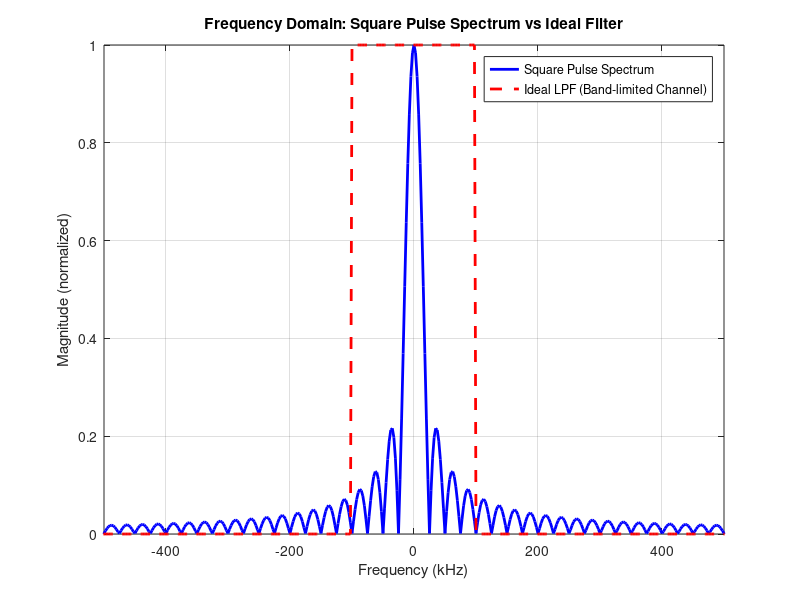

The MATLAB script that drew this image: (Note: this script raises an error after producing the figure.)
%% Parameters
B = 100e3;                    % Channel bandwidth = 100 kHz
T = 2 / B;                    % Pulse duration = 20 us
Fs = 20 * B;                  % Sampling frequency = 2 MHz (oversampling)
dt = 1 / Fs;
t = -10*T:dt:10*T;              % Time vector, wide enough to contain full pulse
N = length(t);

%% message Square Pulse (duration T, centered at t = 0)  
width = 2*T ;
square_pulse = rectpuls(t, width); % from [40us to -40 us] in freq turn to sinc with nulls at 25 , 50 , 100 , .......
%% Frequency vector for plotting
f = linspace(-Fs/2, Fs/2, N);   % Frequency axis centered at 0 Hz

%% FFT of square pulse
X_f = fftshift(fft(square_pulse));         % Centered FFT
X_mag = abs(X_f) / max(abs(X_f));          % Normalize

%% Define Ideal Low-Pass Filter in Frequency Domain
thefilter = rectpuls(f,2*B);           % 1 in [-B, B], 0 elsewhere

%% Plot Both in Frequency Domain
figure;
plot(f/1e3, X_mag, 'b', 'LineWidth', 2); hold on;
plot(f/1e3, thefilter, 'r--', 'LineWidth', 2);
xlabel('Frequency (kHz)');
ylabel('Magnitude (normalized)');
title('Frequency Domain: Square Pulse Spectrum vs Ideal Filter');
legend('Square Pulse Spectrum', 'Ideal LPF (Band-limited Channel)');
xlim([-500 500]);  % Show ±500 kHz around 0
grid on;


Square_pulse_Freq = fftshift(fft(square_pulse));
Filtered_Freq = Square_pulse_Freq .* thefilter;
filtered_time = ifft(ifftshift(Filtered_Freq), 'symmetric');

figure;
plot(t*1e6, square_pulse, 'b', 'LineWidth', 1.5); hold on;
plot(t*1e6, filtered_time, 'r', 'LineWidth', 1.5);
xlabel('Time (\mus)'); ylabel('Amplitude');
legend('Original', 'Filtered');
title('Square Pulse Before and After Band-Limited Channel ');
grid on;


figure;
plot(f/1e3, abs(Square_Freq), 'b'); hold on;
plot(f/1e3, abs(Filtered_Freq), 'r');
xlabel('Frequency (kHz)'); ylabel('|Amplitude|');
legend('Original Spectrum', 'Filtered Spectrum');
title('Frequency Domain Before and After Filtering');
grid on;

pulse1 = rectpuls(abs(t - T) ,T/2);  % First pulse at t = T
pulse2 = rectpuls(abs(t - 3*T) , T/2); % Second pulse at t = 3T


% Frequency-domain filtering
P1_F = fftshift(fft(pulse1));
P1_Filt = P1_F .* thefilter;
pulse1_out = ifft(ifftshift(P1_Filt), 'symmetric');

P2_F = fftshift(fft(pulse2));
P2_Filt = P2_F .* thefilter;
pulse2_out = ifft(ifftshift(P2_Filt), 'symmetric');

figure;
plot(t*1e6, pulse1, 'b--', 'LineWidth', 1.2); hold on;
plot(t*1e6, pulse2, 'g--', 'LineWidth', 1.2);
xlabel('Time (\mus)'); ylabel('Amplitude');
legend('Pulse 1 (input)', 'Pulse 2 (input)');
title('Original Two Square Pulses Before Channel');
grid on;

figure;
plot(t*1e6, pulse1_out, 'b', 'LineWidth', 1.5); hold on;
plot(t*1e6, pulse2_out, 'g', 'LineWidth', 1.5);
xlabel('Time (\mus)'); ylabel('Amplitude');
legend('Pulse 1 (output)', 'Pulse 2 (output)');
title('3-Filtered Pulses After Band-Limited Channel');
grid on;
